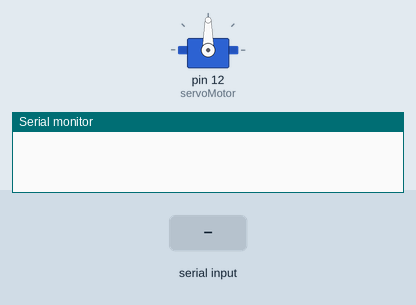
Recording of a sketch running on a simulated Arduino Uno, built with avr-gcc and run on an emulated ATmega328P. Parts: servo, the last lines printed to the serial monitor. Inputs (shaded band) come from the test bench.

Above: at 1.2 s.
1.3 s: "30,150\n" received over Serial
At 3.4 s:
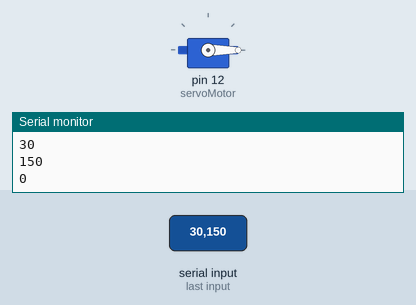
3.8 s: "90,45\n" received over Serial
At 4.1 s:
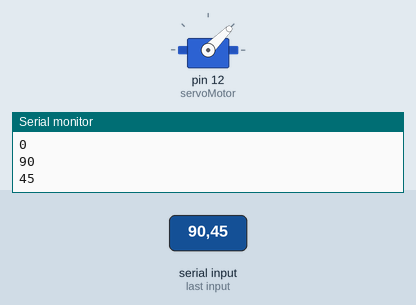
6.3 s: "200\n" received over Serial
At 6.9 s:
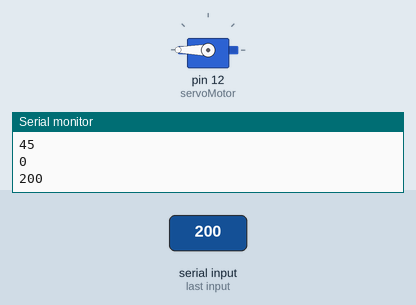
Timing chart, 0 to 9.3 s (numbered marks = the images above; inputs shaded):
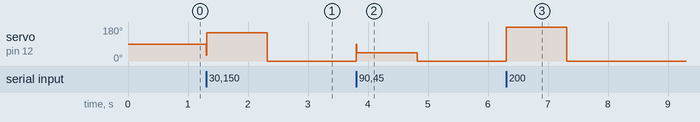

The sketch:

serial_servomotor.ino
```cpp
#include <Servo.h>

Servo servoMotor;
int angle, input;

void setup() {
 Serial.begin(9600);
 servoMotor.attach(12);
}

void loop() {
  if (Serial.available() > 0) {
    input = Serial.parseInt();
    if(input > 180){
      servoMotor.write(180);
      Serial.println(input);
    } else {
      servoMotor.write(input);
      Serial.println(input);
    }
    delay(10);
  }
}
```

Measured:
- after the input at 1.3 s, servo on pin 12 (servoMotor): 90° → 150° at once, → 0° 1.0 s later
- after the input at 3.8 s, servo on pin 12 (servoMotor): 0° → 45° at once, → 0° 1.0 s later
- after the input at 6.3 s, servo on pin 12 (servoMotor): 0° → 180° at once, → 0° 1.0 s later
